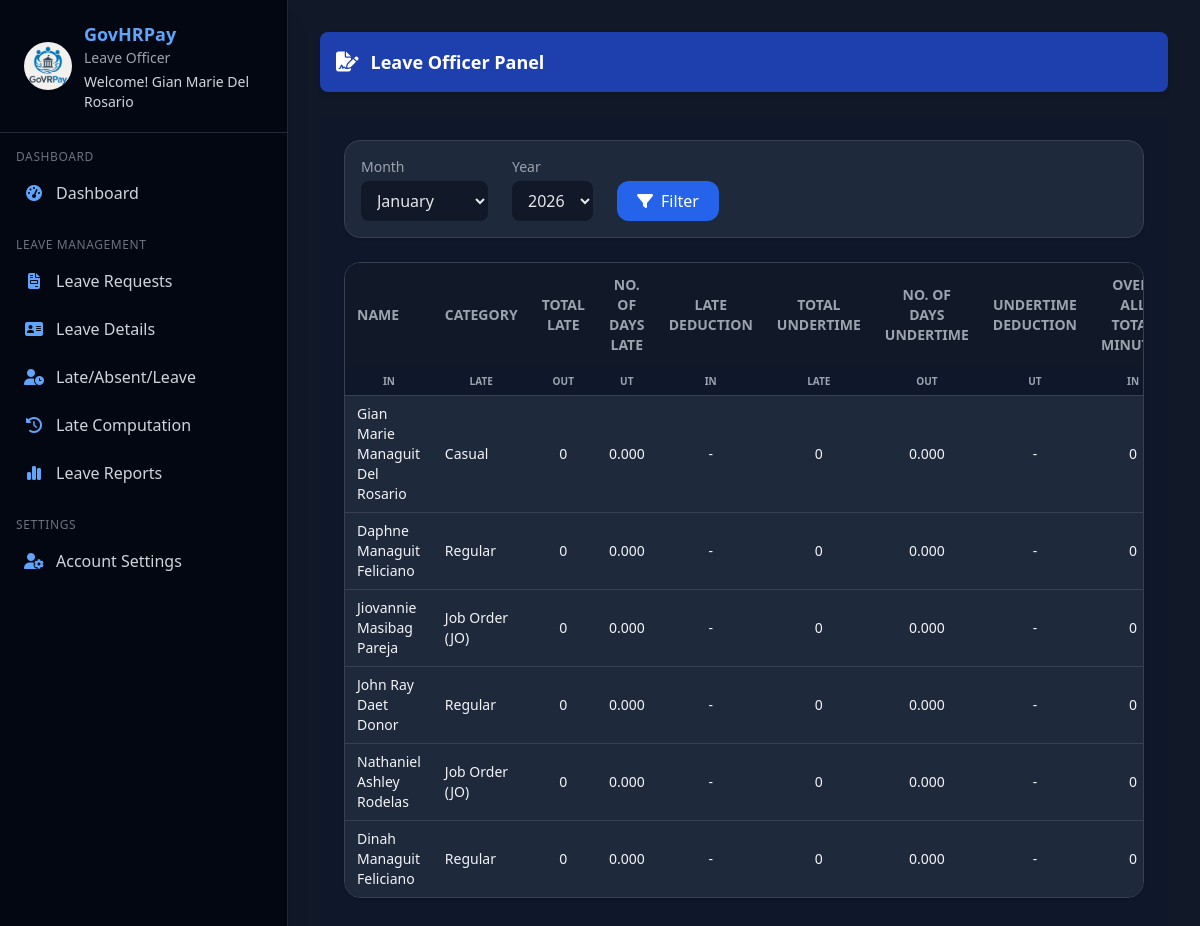
The app's page /hr/leave_officer/late-computation (signed in) with its own data.
### hr_system/hr/models/user.py (models this page shows, shortened)
class User(UserMixin, db.Model):
    id = db.Column(db.Integer, primary_key=True)
    email = db.Column(db.String(150), unique=True, nullable=False)
    password = db.Column(db.String(150), nullable=False)
    first_name = db.Column(db.String(100), nullable=False)
    last_name = db.Column(db.String(100), nullable=False)
    role = db.Column(db.String(50), nullable=False, default="employee")
    department_id = db.Column(
        db.Integer, db.ForeignKey('department.id', name='fk_user_department_id')
    )
    position = db.Column(db.String(100))
    active = db.Column(db.Boolean, default=True)
    created_at = db.Column(db.DateTime, default=datetime.utcnow)
    last_login = db.Column(db.DateTime)
    managed_department = db.relationship(
        "Department",
        back_populates="head",
        uselist=False,
        foreign_keys="[Department.head_id]"
    )
    employee_profile = db.relationship(
        "Employee",
        back_populates="user",
        uselist=False
    )
    approved_leaves = db.relationship(
        "Leave",
        back_populates="approver",
        lazy=True,
        foreign_keys="[Leave.approved_by]"
    )
    department = db.relationship(
        "Department",
        backref="users",
        foreign_keys=[department_id]
    )
    def get_full_name(self):
        return f"{self.first_name} {self.last_name}"

### hr_system/hr/models/hr_models.py (models this page shows, shortened)
class Employee(db.Model):
    __tablename__ = "employee"
    id = db.Column(db.Integer, primary_key=True)
    employee_id = db.Column(db.String(20), unique=True, nullable=False)
    user_id = db.Column(db.Integer, db.ForeignKey('user.id', name='fk_employee_user_id'), unique=True)
    department_id = db.Column(db.Integer, db.ForeignKey('department.id', name='fk_employee_department_id'))
    position_id = db.Column(db.Integer, db.ForeignKey('position.id', name='fk_employee_position_id'))
    first_name = db.Column(db.String(100), nullable=False)
    last_name = db.Column(db.String(100), nullable=False)
    middle_name = db.Column(db.String(100))
    email = db.Column(db.String(150), unique=True, nullable=False)
    phone = db.Column(db.String(20))
    barangay = db.Column(db.String(100))
    municipality = db.Column(db.String(100))
    province = db.Column(db.String(100))
    postal_code = db.Column(db.String(10))
    street_address = db.Column(db.String(255))
    salary = db.Column(db.Float)
    date_hired = db.Column(db.Date, nullable=False)
    date_of_birth = db.Column(db.Date)
    gender = db.Column(db.String(10))
    marital_status = db.Column(db.String(20))
    emergency_contact = db.Column(db.String(100))
    emergency_phone = db.Column(db.String(20))
    status = db.Column(db.String(20), default="Active")
    archived = db.Column(db.Boolean, default=False)
    archived_at = db.Column(db.DateTime)
    cs_eligibility = db.Column(db.String(50))
    created_at = db.Column(db.DateTime, default=datetime.utcnow)
    updated_at = db.Column(db.DateTime, default=datetime.utcnow, onupdate=datetime.utcnow)
    user = db.relationship("User", back_populates="employee_profile", uselist=False)
    department = db.relationship("Department", back_populates="employees", foreign_keys=[department_id])
    position = db.relationship("Position", back_populates="employees", foreign_keys=[position_id])
    attendances = db.relationship("Attendance", back_populates="employee", lazy=True)
    leaves = db.relationship("Leave", back_populates="employee", lazy=True)
    leave_credits = db.relationship("LeaveCredit", back_populates="employee", lazy=True)
    payrolls = db.relationship("Payroll", back_populates="employee", lazy=True)
    payslips = db.relationship("Payslip", back_populates="employee", lazy=True)
    employee_deductions = db.relationship("EmployeeDeduction", back_populates="employee", lazy=True, cascade="all, delete-orphan")
    employee_allowances = db.relationship("EmployeeAllowance", back_populates="employee", lazy=True, cascade="all, delete-orphan")
    employment_type_id = db.Column(db.Integer, db.ForeignKey("employment_type.id", name="fk_employee_employment_type_id"))
    employment_type = db.relationship("EmploymentType", back_populates="employees", foreign_keys=[employment_type_id])
    deductions = db.relationship(
        "Deduction",
        secondary="employee_deductions",
        viewonly=True,
        lazy="joined"
    )
    allowances = db.relationship(
        "Allowance",
        secondary="employee_allowances",
        viewonly=True,
        lazy="joined"
    )
    def get_full_name(self):
        return f"{self.first_name} {self.middle_name or ''} {self.last_name}".strip()

class EmploymentType(db.Model):
    __tablename__ = "employment_type"
    id = db.Column(db.Integer, primary_key=True)
    name = db.Column(db.String(50), unique=True, nullable=False)  # e.g. 'Regular', 'Part-Time', 'Casual'
    description = db.Column(db.Text)
    employees = db.relationship("Employee", back_populates="employment_type", lazy=True)

### hr_system/hr/routes/leave_officer.py (the view)
@leave_officer_bp.route("/late-computation", methods=["GET"])
@login_required
def late_computation():
    month = request.args.get("month", type=int, default=datetime.now().month)
    year = request.args.get("year", type=int, default=datetime.now().year)
    days_in_month = calendar.monthrange(year, month)[1]
    employees = Employee.query.all()
    data = []
    for emp in employees:
        row = {
            "employee": emp,
            "total_late_minutes": 0,
            "total_undertime_minutes": 0,
            "days": {}
        }
        for d in range(1, days_in_month + 1):
            row["days"][d] = {
                "time_in": "-",
                "late": "-",
                "time_out": "-",
                "undertime": "-"
            }
        data.append(row)
    return render_template(
        "hr/leave_officer/late_computation.html",
        data=data,
        month=month,
        year=year,
        days_in_month=days_in_month,
        datetime=datetime
    )

### hr_system/hr/__init__.py (called while the page is built)
@login_manager.user_loader
def load_user(user_id):
    return User.query.get(int(user_id))

### templates/hr/leave_officer/late_computation.html (shortened to what this page needs)
{% extends "hr/leave_officer/leave_base.html" %}
{% block content %}
<main class="p-6 space-y-6 bg-[#0f172a] min-h-screen text-gray-100">
  <div class="bg-[#1e293b] p-4 rounded-2xl shadow border border-gray-700">
    <form method="get" class="flex flex-wrap items-end gap-6">
      <div class="flex flex-col">
        <label class="text-sm font-medium text-gray-400">Month</label>
        <select name="month"
          class="mt-1 bg-[#111827] text-gray-200 rounded-lg px-3 py-2 focus:ring-2 focus:ring-blue-500">
          {% for m in range(1,13) %}
            <option value="{{ m }}" {% if m == month %}selected{% endif %}>
              {{ datetime(2000, m, 1).strftime('%B') }}
            </option>
          {% endfor %}
        </select>
      </div>
      <div class="flex flex-col">
        <label class="text-sm font-medium text-gray-400">Year</label>
        <select name="year"
          class="mt-1 bg-[#111827] text-gray-200 rounded-lg px-3 py-2 focus:ring-2 focus:ring-blue-500">
          {% for y in range(2020, datetime.now().year + 1) %}
            <option value="{{ y }}" {% if y == year %}selected{% endif %}>{{ y }}</option>
          {% endfor %}
        </select>
      </div>
      <button type="submit"
        class="bg-blue-600 hover:bg-blue-700 text-white px-5 py-2 rounded-xl flex items-center gap-2 transition">
        <i class="fa-solid fa-filter"></i>
        <span>Filter</span>
      </button>
    </form>
  </div>
  <div class="overflow-x-auto rounded-2xl shadow border border-gray-700 bg-[#1e293b]">
    <table class="min-w-full divide-y divide-gray-700 text-sm table-auto">
      <thead class="bg-[#111827] text-gray-400 sticky top-0 z-10">
        <tr>
          <th class="px-3 py-3 text-left">NAME</th>
          <th class="px-3 py-3 text-left">CATEGORY</th>
          <th class="px-3 py-3 text-center">TOTAL LATE</th>
          <th class="px-3 py-3 text-center">NO. OF DAYS LATE</th>
          <th class="px-3 py-3 text-center">LATE DEDUCTION</th>
          <th class="px-3 py-3 text-center">TOTAL UNDERTIME</th>
          <th class="px-3 py-3 text-center">NO. OF DAYS UNDERTIME</th>
          <th class="px-3 py-3 text-center">UNDERTIME DEDUCTION</th>
          <th class="px-3 py-3 text-center">OVER-ALL TOTAL MINUTES</th>
        </tr>
        <tr class="bg-[#0f172a] text-[10px] text-gray-400">
          {% for d in range(1, days_in_month + 1) %}
            <th class="px-1 py-1">IN</th>
            <th class="px-1 py-1">LATE</th>
            <th class="px-1 py-1">OUT</th>
            <th class="px-1 py-1">UT</th>
          {% endfor %}
        </tr>
      </thead>
      <tbody class="divide-y divide-gray-700">
        {% for row in data %}
        <tr class="hover:bg-[#111827] transition">
          <td class="px-3 py-2">{{ row.employee.get_full_name() }}</td>
          <td class="px-3 py-2">{{ row.employee.employment_type.name }}</td>
          <td class="px-3 py-2 text-center">{{ row.total_late_minutes }}</td>
          <td class="px-3 py-2 text-center">{{ "%.3f"|format(row.total_late_minutes / 480) }}</td>
          <td class="px-3 py-2 text-center">-</td>
          <td class="px-3 py-2 text-center">{{ row.total_undertime_minutes }}</td>
          <td class="px-3 py-2 text-center">{{ "%.3f"|format(row.total_undertime_minutes / 480) }}</td>
          <td class="px-3 py-2 text-center">-</td>
          <td class="px-3 py-2 text-center">
            {{ row.total_late_minutes + row.total_undertime_minutes }}
          </td>
        </tr>
        {% endfor %}
      </tbody>
    </table>
  </div>
</main>
{% endblock %}

### templates/hr/leave_officer/leave_base.html (shortened to what this page needs)
<!DOCTYPE html>
<html lang="en">
  <head>
    <script src="https://cdn.tailwindcss.com"></script>
    <link
      rel="stylesheet"
      href="https://cdnjs.cloudflare.com/ajax/libs/font-awesome/6.5.2/css/all.min.css"
    />
  </head>
  <body class="bg-gray-900 text-gray-100 flex flex-col md:flex-row min-h-screen font-sans">
    <aside id="sidebar"
      class="bg-gray-950 text-white w-64 sm:w-72 flex-shrink-0 fixed md:static inset-y-0 left-0
             transform -translate-x-full md:translate-x-0 transition-transform duration-300 z-30
             flex flex-col justify-between border-r border-gray-800 shadow-xl">
      <div class="overflow-y-auto flex-grow">
        <div class="flex items-center gap-3 px-6 py-5 border-b border-gray-800 sticky top-0 bg-gray-950 z-10">
          <img src="{{ url_for('leave_officer.static', filename='img/logo2.avif') }}"
               class="w-12 h-12 rounded-full object-cover">
          <div>
            <h2 class="text-lg font-semibold text-blue-400">GovHRPay</h2>
            <p class="text-sm text-gray-400">Leave Officer</p>
            <p class="text-sm text-gray-300 mt-1">
              Welcome! <span class="font-medium">{{ current_user.get_full_name() }}</span>
            </p>
          </div>
        </div>
        <nav class="mt-4 px-4 text-gray-300 space-y-6">
          <div>
            <h3 class="text-xs uppercase tracking-wider text-gray-500 mb-2">
              Dashboard
            </h3>
            <ul class="space-y-2">
              <li>
                <a href="{{ url_for('leave_officer.leave_dashboard') }}"
                   class="flex items-center gap-3 p-2 rounded-lg hover:bg-blue-700/40 transition">
                  <i class="fa-solid fa-gauge-high text-blue-400 w-5 text-center"></i>
                  <span>Dashboard</span>
                </a>
              </li>
            </ul>
          </div>
          <div>
            <h3 class="text-xs uppercase tracking-wider text-gray-500 mb-2">
              Leave Management
            </h3>
            <ul class="space-y-2">
              <li>
                <a href="{{ url_for('leave_officer.view_leaves') }}"
                   class="flex items-center gap-3 p-2 rounded-lg hover:bg-blue-700/40 transition">
                  <i class="fa-solid fa-file-invoice text-blue-400 w-5 text-center"></i>
                  <span>Leave Requests</span>
                </a>
              </li>
              <li>
                <a href="{{url_for('leave_officer.employees')}}"
                   class="flex items-center gap-3 p-2 rounded-lg hover:bg-blue-700/40 transition">
                  <i class="fa-solid fa-address-card text-blue-400 w-5 text-center"></i>
                  <span>Leave Details</span>
                </a>
              </li>
             <li>
                <a href="{{ url_for('leave_officer.attendance') }}"
                   class="flex items-center gap-3 p-2 rounded-lg hover:bg-blue-700/40 transition">
                  <i class="fa-solid fa-user-clock text-blue-400 w-5 text-center"></i>
                  <span>Late/Absent/Leave</span>
                </a>
              </li>
              <li>
                <a href="{{ url_for('leave_officer.late_computation') }}"
                   class="flex items-center gap-3 p-2 rounded-lg hover:bg-blue-700/40 transition">
                  <i class="fa-solid fa-clock-rotate-left text-blue-400 w-5 text-center"></i>
                  <span>Late Computation</span>
                </a>
              </li>
              <li>
                <a href="{{ url_for('leave_officer.leave_report') }}"
                   class="flex items-center gap-3 p-2 rounded-lg hover:bg-blue-700/40 transition">
                  <i class="fa-solid fa-chart-simple text-blue-400 w-5 text-center"></i>
                  <span>Leave Reports</span>
                </a>
              </li>
            </ul>
          </div>
          <div>
            <h3 class="text-xs uppercase tracking-wider text-gray-500 mb-2">
              Settings
            </h3>
            <ul class="space-y-2">
              <li>
                <a href="{{ url_for('leave_officer.profile') }}"
                   class="flex items-center gap-3 p-2 rounded-lg hover:bg-blue-700/40 transition">
                  <i class="fa-solid fa-user-gear text-blue-400 w-5 text-center"></i>
                  <span>Account Settings</span>
                </a>
              </li>
            </ul>
          </div>
        </nav>
      </div>
    </aside>
    <main class="flex-1 p-4 sm:p-6 md:p-8 overflow-y-auto bg-gray-900">
      <div class="bg-blue-800 text-white rounded-lg p-4 mb-6 hidden md:flex items-center gap-3 shadow-md">
        <i class="fa-solid fa-file-signature text-xl"></i>
        <h1 class="text-lg font-semibold">Leave Officer Panel</h1>
      </div>
      {% block content %}{% endblock %}
    </main>
  </body>
</html>

### records on screen
User: get_full_name "Gian Marie Del Rosario"
Employee: employee.get_full_name "Gian Marie Managuit Del Rosario"
EmploymentType: employee.employment_type.name "Casual"
Employee: employee.get_full_name "Daphne Managuit Feliciano"
EmploymentType: employee.employment_type.name "Regular" "Regular" "Regular"
Employee: employee.get_full_name "Jiovannie Masibag Pareja"
EmploymentType: employee.employment_type.name "Job Order (JO)" "Job Order (JO)"
Employee: employee.get_full_name "John Ray Daet Donor"
Employee: employee.get_full_name "Nathaniel Ashley Rodelas"
Employee: employee.get_full_name "Dinah Managuit Feliciano"

### other values on screen
{{ row.total_late_minutes }} "0" "0" "0" "0" "0" "0"
{{ "%.3f"|format(row.total_late_minutes / 480) }} "0.000" "0.000" "0.000" "0.000" "0.000" "0.000"
{{ row.total_undertime_minutes }} "0" "0" "0" "0" "0" "0"
{{ "%.3f"|format(row.total_undertime_minutes / 480) }} "0.000" "0.000" "0.000" "0.000" "0.000" "0.000"
{{ row.total_late_minutes + row.total_undertime_minutes }} "0" "0" "0" "0" "0" "0"
form field month "January"
form field year "2026"
